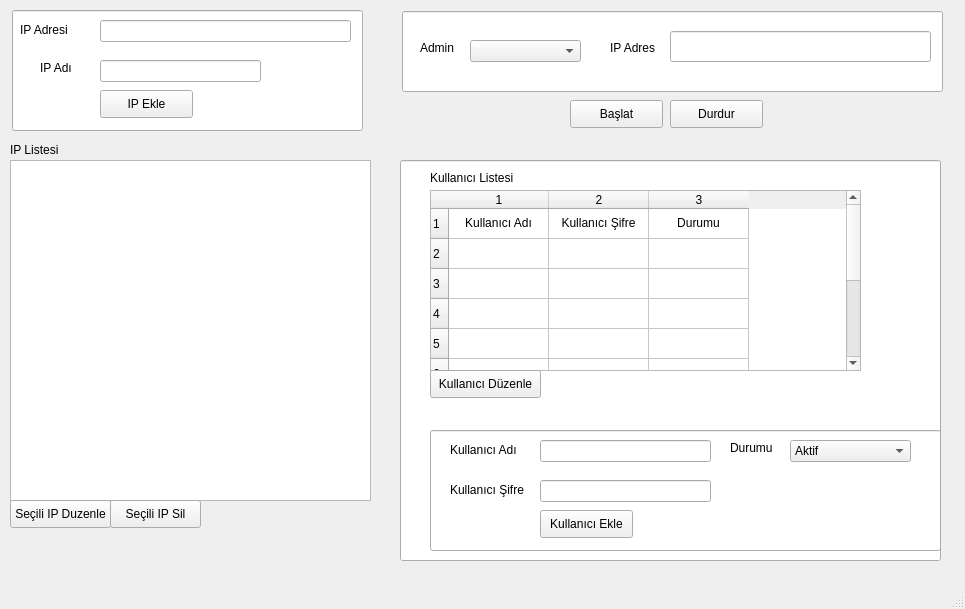
<?xml version="1.0" encoding="UTF-8"?>
<ui version="4.0">
 <class>MainWindow</class>
 <widget class="QMainWindow" name="MainWindow">
  <property name="geometry">
   <rect>
    <x>0</x>
    <y>0</y>
    <width>965</width>
    <height>609</height>
   </rect>
  </property>
  <property name="windowTitle">
   <string>Anasayfa</string>
  </property>
  <widget class="QWidget" name="centralwidget">
   <widget class="QLabel" name="label">
    <property name="geometry">
     <rect>
      <x>10</x>
      <y>140</y>
      <width>61</width>
      <height>21</height>
     </rect>
    </property>
    <property name="text">
     <string>&lt;html&gt;&lt;head/&gt;&lt;body&gt;&lt;p&gt;IP Listesi&lt;/p&gt;&lt;/body&gt;&lt;/html&gt;</string>
    </property>
   </widget>
   <widget class="QListWidget" name="listWidget">
    <property name="geometry">
     <rect>
      <x>10</x>
      <y>160</y>
      <width>361</width>
      <height>341</height>
     </rect>
    </property>
   </widget>
   <widget class="QPushButton" name="ip_duzenle_btn">
    <property name="geometry">
     <rect>
      <x>10</x>
      <y>500</y>
      <width>101</width>
      <height>28</height>
     </rect>
    </property>
    <property name="text">
     <string>Seçili IP Duzenle</string>
    </property>
   </widget>
   <widget class="QLineEdit" name="lineEdit">
    <property name="geometry">
     <rect>
      <x>402</x>
      <y>11</y>
      <width>541</width>
      <height>81</height>
     </rect>
    </property>
   </widget>
   <widget class="QLabel" name="label_2">
    <property name="geometry">
     <rect>
      <x>420</x>
      <y>40</y>
      <width>55</width>
      <height>16</height>
     </rect>
    </property>
    <property name="text">
     <string>Admin</string>
    </property>
   </widget>
   <widget class="QLabel" name="label_3">
    <property name="geometry">
     <rect>
      <x>610</x>
      <y>40</y>
      <width>55</width>
      <height>16</height>
     </rect>
    </property>
    <property name="text">
     <string>IP Adres</string>
    </property>
   </widget>
   <widget class="QLineEdit" name="baslat_ip_input">
    <property name="geometry">
     <rect>
      <x>670</x>
      <y>31</y>
      <width>261</width>
      <height>31</height>
     </rect>
    </property>
   </widget>
   <widget class="QPushButton" name="baslat_btn">
    <property name="geometry">
     <rect>
      <x>570</x>
      <y>100</y>
      <width>93</width>
      <height>28</height>
     </rect>
    </property>
    <property name="text">
     <string>Başlat</string>
    </property>
   </widget>
   <widget class="QPushButton" name="durdur_btn">
    <property name="geometry">
     <rect>
      <x>670</x>
      <y>100</y>
      <width>93</width>
      <height>28</height>
     </rect>
    </property>
    <property name="text">
     <string>Durdur</string>
    </property>
   </widget>
   <widget class="QLineEdit" name="lineEdit_4">
    <property name="geometry">
     <rect>
      <x>12</x>
      <y>10</y>
      <width>351</width>
      <height>121</height>
     </rect>
    </property>
    <property name="text">
     <string/>
    </property>
    <property name="frame">
     <bool>true</bool>
    </property>
    <property name="echoMode">
     <enum>QLineEdit::Normal</enum>
    </property>
   </widget>
   <widget class="QLabel" name="label_5">
    <property name="geometry">
     <rect>
      <x>20</x>
      <y>20</y>
      <width>71</width>
      <height>20</height>
     </rect>
    </property>
    <property name="text">
     <string>IP Adresi</string>
    </property>
   </widget>
   <widget class="QLineEdit" name="ip_adres_ekle_input">
    <property name="geometry">
     <rect>
      <x>100</x>
      <y>20</y>
      <width>251</width>
      <height>22</height>
     </rect>
    </property>
   </widget>
   <widget class="QLineEdit" name="ip_adi_ekle_input">
    <property name="geometry">
     <rect>
      <x>100</x>
      <y>60</y>
      <width>161</width>
      <height>22</height>
     </rect>
    </property>
   </widget>
   <widget class="QLabel" name="label_6">
    <property name="geometry">
     <rect>
      <x>40</x>
      <y>60</y>
      <width>41</width>
      <height>16</height>
     </rect>
    </property>
    <property name="text">
     <string>IP Adı</string>
    </property>
   </widget>
   <widget class="QPushButton" name="ip_ekle_btn">
    <property name="geometry">
     <rect>
      <x>100</x>
      <y>90</y>
      <width>93</width>
      <height>28</height>
     </rect>
    </property>
    <property name="text">
     <string>IP Ekle</string>
    </property>
   </widget>
   <widget class="QComboBox" name="baslat_comboBox">
    <property name="geometry">
     <rect>
      <x>470</x>
      <y>40</y>
      <width>111</width>
      <height>22</height>
     </rect>
    </property>
   </widget>
   <widget class="QPushButton" name="ip_sil_btn">
    <property name="geometry">
     <rect>
      <x>110</x>
      <y>500</y>
      <width>91</width>
      <height>28</height>
     </rect>
    </property>
    <property name="text">
     <string>Seçili IP Sil</string>
    </property>
   </widget>
   <widget class="QLineEdit" name="lineEdit_2">
    <property name="geometry">
     <rect>
      <x>400</x>
      <y>160</y>
      <width>541</width>
      <height>401</height>
     </rect>
    </property>
   </widget>
   <widget class="QLabel" name="label_4">
    <property name="geometry">
     <rect>
      <x>430</x>
      <y>170</y>
      <width>121</width>
      <height>16</height>
     </rect>
    </property>
    <property name="text">
     <string>&lt;html&gt;&lt;head/&gt;&lt;body&gt;&lt;p&gt;&lt;span style=&quot; font-size:9pt;&quot;&gt;Kullanıcı Listesi&lt;/span&gt;&lt;/p&gt;&lt;/body&gt;&lt;/html&gt;</string>
    </property>
   </widget>
   <widget class="QTableWidget" name="tableWidget">
    <property name="geometry">
     <rect>
      <x>430</x>
      <y>190</y>
      <width>431</width>
      <height>181</height>
     </rect>
    </property>
    <property name="rowCount">
     <number>10</number>
    </property>
    <property name="columnCount">
     <number>3</number>
    </property>
    <row/>
    <row/>
    <row/>
    <row/>
    <row/>
    <row/>
    <row/>
    <row/>
    <row/>
    <row/>
    <column/>
    <column/>
    <column/>
    <item row="0" column="0">
     <property name="text">
      <string>Kullanıcı Adı</string>
     </property>
     <property name="textAlignment">
      <set>AlignCenter</set>
     </property>
    </item>
    <item row="0" column="1">
     <property name="text">
      <string>Kullanıcı Şifre</string>
     </property>
     <property name="textAlignment">
      <set>AlignCenter</set>
     </property>
    </item>
    <item row="0" column="2">
     <property name="text">
      <string>Durumu</string>
     </property>
     <property name="textAlignment">
      <set>AlignCenter</set>
     </property>
    </item>
   </widget>
   <widget class="QLineEdit" name="lineEdit_7">
    <property name="geometry">
     <rect>
      <x>430</x>
      <y>430</y>
      <width>511</width>
      <height>121</height>
     </rect>
    </property>
   </widget>
   <widget class="QLabel" name="label_7">
    <property name="geometry">
     <rect>
      <x>450</x>
      <y>440</y>
      <width>71</width>
      <height>20</height>
     </rect>
    </property>
    <property name="text">
     <string>Kullanıcı Adı</string>
    </property>
   </widget>
   <widget class="QLineEdit" name="k_adi_input">
    <property name="geometry">
     <rect>
      <x>540</x>
      <y>440</y>
      <width>171</width>
      <height>22</height>
     </rect>
    </property>
    <property name="echoMode">
     <enum>QLineEdit::Normal</enum>
    </property>
   </widget>
   <widget class="QLabel" name="label_8">
    <property name="geometry">
     <rect>
      <x>450</x>
      <y>480</y>
      <width>81</width>
      <height>20</height>
     </rect>
    </property>
    <property name="text">
     <string>Kullanıcı Şifre</string>
    </property>
   </widget>
   <widget class="QLineEdit" name="k_sifre_input">
    <property name="geometry">
     <rect>
      <x>540</x>
      <y>480</y>
      <width>171</width>
      <height>22</height>
     </rect>
    </property>
    <property name="echoMode">
     <enum>QLineEdit::Password</enum>
    </property>
   </widget>
   <widget class="QPushButton" name="k_ekle_btn">
    <property name="geometry">
     <rect>
      <x>540</x>
      <y>510</y>
      <width>93</width>
      <height>28</height>
     </rect>
    </property>
    <property name="text">
     <string>Kullanıcı Ekle</string>
    </property>
   </widget>
   <widget class="QPushButton" name="k_duzenle_btn">
    <property name="geometry">
     <rect>
      <x>430</x>
      <y>370</y>
      <width>111</width>
      <height>28</height>
     </rect>
    </property>
    <property name="text">
     <string>Kullanıcı Düzenle</string>
    </property>
   </widget>
   <widget class="QLabel" name="label_9">
    <property name="geometry">
     <rect>
      <x>730</x>
      <y>440</y>
      <width>55</width>
      <height>16</height>
     </rect>
    </property>
    <property name="text">
     <string>Durumu</string>
    </property>
   </widget>
   <widget class="QComboBox" name="comboBox">
    <property name="geometry">
     <rect>
      <x>790</x>
      <y>440</y>
      <width>121</width>
      <height>22</height>
     </rect>
    </property>
    <item>
     <property name="text">
      <string>Aktif</string>
     </property>
    </item>
    <item>
     <property name="text">
      <string>Pasif</string>
     </property>
    </item>
   </widget>
  </widget>
  <widget class="QStatusBar" name="statusbar"/>
 </widget>
 <resources/>
 <connections/>
</ui>
